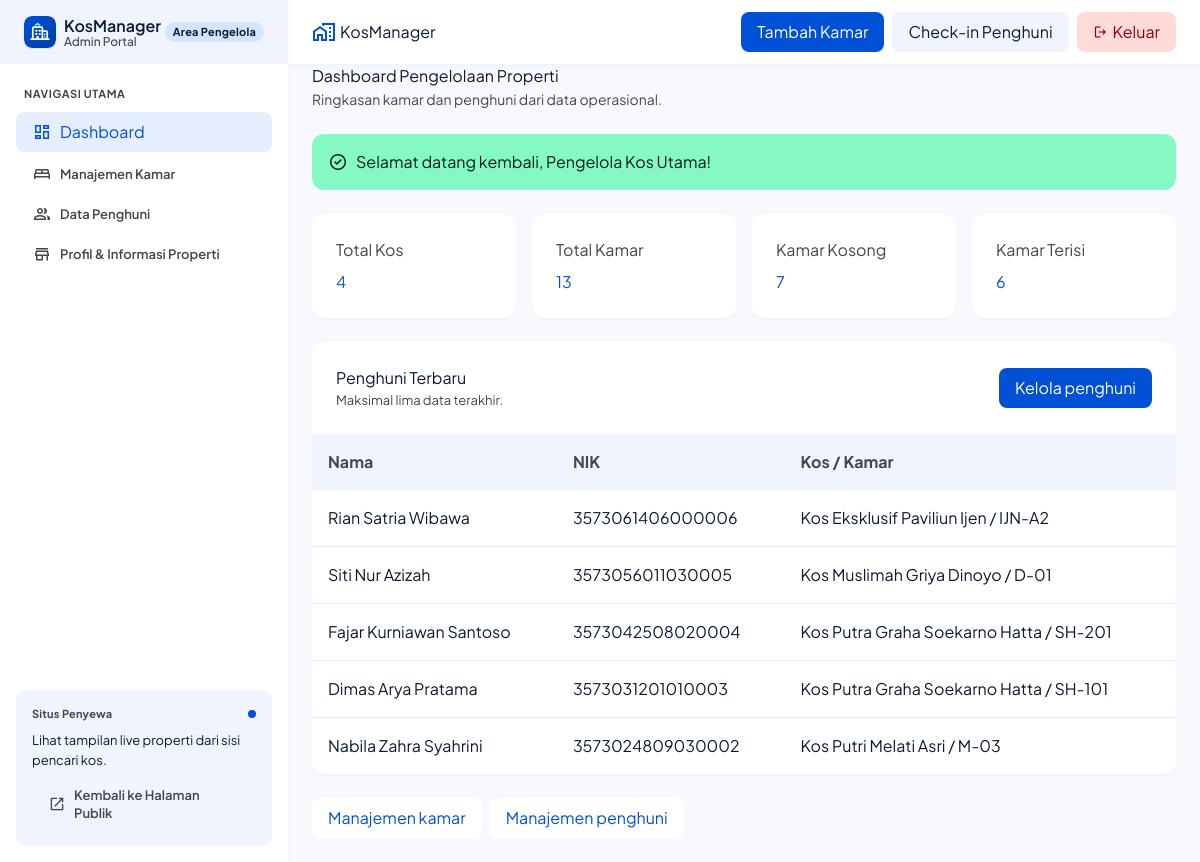
The page /admin/dashboard (signed in) on the database its author committed.
### tables this page shows
CREATE TABLE IF NOT EXISTS penghuni (
    id INT AUTO_INCREMENT PRIMARY KEY,
    nama VARCHAR(150) NOT NULL,
    no_hp VARCHAR(20) NOT NULL,
    nik CHAR(16) NOT NULL,
    kamar_id INT NULL,
    CONSTRAINT unique_penghuni_nik
        UNIQUE (nik),
    CONSTRAINT unique_penghuni_kamar
        UNIQUE (kamar_id),
    CONSTRAINT fk_penghuni_kamar
        FOREIGN KEY (kamar_id)
        REFERENCES kamar(id)
        ON DELETE RESTRICT
        ON UPDATE CASCADE
);

CREATE TABLE IF NOT EXISTS kos (
    id INT AUTO_INCREMENT PRIMARY KEY,
    nama_kos VARCHAR(150) NOT NULL,
    alamat TEXT NOT NULL,
    lokasi VARCHAR(150) NOT NULL,
    deskripsi TEXT NULL,
    fasilitas TEXT NULL,
    no_hp_pengelola VARCHAR(20) NULL,
    status_publikasi ENUM('draft', 'published') NOT NULL DEFAULT 'draft'
);

CREATE TABLE IF NOT EXISTS kamar (
    id INT AUTO_INCREMENT PRIMARY KEY,
    kos_id INT NOT NULL,
    nomor_kamar VARCHAR(50) NOT NULL,
    tipe VARCHAR(100) NOT NULL,
    harga_bulanan DECIMAL(12, 2) NOT NULL,
    status ENUM('kosong', 'terisi') NOT NULL DEFAULT 'kosong',
    CONSTRAINT fk_kamar_kos
        FOREIGN KEY (kos_id)
        REFERENCES kos(id)
        ON DELETE RESTRICT
        ON UPDATE CASCADE,
    CONSTRAINT unique_nomor_kamar
        UNIQUE (kos_id, nomor_kamar),
    CONSTRAINT chk_kamar_harga_positif
        CHECK (harga_bulanan > 0)
);

### src/Controllers/DashboardController.php (called while the page is built, shortened)
<?php
final class DashboardController
{
    public function index(): void
    {
        $stats = $this->kamarRepository->getDashboardStats();
        $recentResidents = array_slice($this->penghuniRepository->findAllWithDetails(10), 0, 5);
        $escape = PublicController::escape(...);
        require dirname(__DIR__, 2) . '/views/admin/dashboard/index.php';
    }
}

### public/index.php (called while the page is built, shortened)
<?php
require_once dirname(__DIR__) . '/src/Core/helpers.php';
try {
    $connection = \KosManager\Config\getConnection();
    $kosRepository = new KosRepository($connection);
    $kamarRepository = new KamarRepository($connection);
    $penghuniRepository = new PenghuniRepository($connection);
    $publicController = new PublicController($kosRepository);
    $kosController = new KosController($kosRepository);
    $adminKosController = new AdminKosController($kosRepository);
    $dashboardController = new DashboardController($kamarRepository, $penghuniRepository);
    $kamarController = new KamarController($kamarRepository, $kosRepository);
    $penghuniController = new PenghuniController($penghuniRepository, $kamarRepository);
    $authController = new AuthController($connection);
    $router = new Router();
    $router
        ->get('/', [$publicController, 'home'])
        ->get('/login', [$authController, 'showLogin'])
        ->post('/login', [$authController, 'login'])
        ->get('/logout', [$authController, 'logout'])
        ->get('/kos', [$kosController, 'index'])
        ->get('/kos/detail', [$kosController, 'detail'])
        ->get('/kamar/detail', [$kosController, 'roomDetail'])
        ->get('/admin/dashboard', [$dashboardController, 'index'])
        ->get('/admin/kos', [$adminKosController, 'index'])
        ->get('/admin/kos/tambah', [$adminKosController, 'create'])
        ->get('/admin/kos/ubah', [$adminKosController, 'edit'])
        ->post('/admin/kos', [$adminKosController, 'store'])
        ->post('/admin/kos/update', [$adminKosController, 'update'])
        ->post('/admin/kos/hapus', [$adminKosController, 'destroy'])
        ->post('/admin/kos/destroy', [$adminKosController, 'destroy'])
        ->get('/kamar', [$kamarController, 'index'])
        ->get('/kamar/tambah', [$kamarController, 'create'])
        ->get('/kamar/ubah', [$kamarController, 'edit'])
        ->post('/kamar', [$kamarController, 'store'])
        ->post('/kamar/update', [$kamarController, 'update'])
        ->post('/kamar/hapus', [$kamarController, 'delete'])
        ->get('/penghuni', [$penghuniController, 'index'])
        ->get('/penghuni/tambah', [$penghuniController, 'create'])
        ->get('/penghuni/ubah', [$penghuniController, 'edit'])
        ->post('/penghuni', [$penghuniController, 'store'])
        ->post('/penghuni/update', [$penghuniController, 'update'])
        ->post('/penghuni/hapus', [$penghuniController, 'delete']);
    $router->dispatch();
} catch (Throwable $exception) {
    error_log($exception->__toString());
    $isDbError = $exception instanceof PDOException;
    http_response_code($isDbError ? 503 : 500);
    header('Content-Type: text/html; charset=utf-8');
    ?>
<!DOCTYPE html>
<html lang="id">
<head>
    <meta charset="UTF-8">
    <meta name="viewport" content="width=device-width, initial-scale=1.0">
    <title><?= $isDbError ? '503 - Database Tidak Tersedia' : '500 - Kesalahan Sistem' ?> | KosManager</title>
    <style>
        body { font-family: -apple-system, BlinkMacSystemFont, "Segoe UI", Roboto, Helvetica, Arial, sans-serif; background-color: #f8fafc; color: #1e293b; display: flex; align-items: center; justify-content: center; min-height: 100vh; margin: 0; padding: 20px; }
        .card { background: #ffffff; border: 1px solid #e2e8f0; border-radius: 12px; padding: 32px; max-width: 520px; width: 100%; box-shadow: 0 4px 6px -1px rgba(0, 0, 0, 0.1); text-align: center; }
        .badge { display: inline-block; background-color: #fee2e2; color: #dc2626; font-size: 13px; font-weight: 600; padding: 4px 12px; border-radius: 9999px; margin-bottom: 16px; }
        h1 { font-size: 20px; margin-bottom: 12px; color: #0f172a; }
        p { font-size: 14px; color: #64748b; line-height: 1.6; margin-bottom: 20px; }
        .hint { background-color: #f1f5f9; border-radius: 8px; padding: 12px; font-size: 13px; color: #334155; text-align: left; }
    </style>
</head>
<body>
    <div class="card">
        <div class="badge">Error <?= $isDbError ? '503 (Database)' : '500 (Sistem)' ?></div>
        <h1><?= $isDbError ? 'Layanan Database Sedang Tidak Tersedia' : 'Terjadi Kendala Sistem' ?></h1>
        <p><?= htmlspecialchars($exception->getMessage(), ENT_QUOTES | ENT_SUBSTITUTE, 'UTF-8') ?></p>
        <div class="hint">
            <strong>Catatan:</strong><br>
            <?= $isDbError
                ? 'Pastikan MySQL aktif di XAMPP Control Panel dan database <code>kostmanager</code> sudah diisi tabel di phpMyAdmin.'
                : 'File: <code>' . htmlspecialchars(basename($exception->getFile()), ENT_QUOTES | ENT_SUBSTITUTE, 'UTF-8') . '</code> baris ' . $exception->getLine() ?>
        </div>
    </div>
</body>
</html>
    <?php
}

### src/Core/helpers.php (called while the page is built, shortened)
<?php
if (!function_exists('base_url')) {
    function base_url(string $path = ''): string
    {
        static $base = null;
        if ($base === null) {
            $scriptName = $_SERVER['SCRIPT_NAME'] ?? '';
            $dir = str_replace('\\', '/', dirname($scriptName));
            $base = ($dir === '/' || $dir === '.') ? '' : rtrim($dir, '/');
        }
        if ($path === '' || $path === '/') {
            return $base !== '' ? $base . '/' : '/';
        }
        return $base . '/' . ltrim($path, '/');
    }
}
if (!function_exists('get_flash')) {
    function get_flash(): ?array
    {
        $flash = $_SESSION['flash'];
        return [
            'type' => (string) ($flash['type'] ?? 'info'),
            'message' => (string) ($flash['message'] ?? ''),
        ];
    }
}

### src/Controllers/PublicController.php (called while the page is built, shortened)
<?php
final class PublicController
{
    public static function escape(mixed $value): string
    {
        return htmlspecialchars((string) ($value ?? ''), ENT_QUOTES | ENT_SUBSTITUTE, 'UTF-8');
    }
}

### src/Repositories/KamarRepository.php (called while the page is built, shortened)
<?php
final class KamarRepository
{
    public function getDashboardStats(): array
    {
        $statement = $this->connection->query(
            'SELECT (SELECT COUNT(*) FROM kos) AS kos,
                    COUNT(*) AS kamar,
                    COALESCE(SUM(kamar.status = \'kosong\'), 0) AS kosong,
                    COALESCE(SUM(kamar.status = \'terisi\'), 0) AS terisi
             FROM kamar'
        );
        $stats = $statement->fetch();
        return [
            'kos' => (int) $stats['kos'],
            'kamar' => (int) $stats['kamar'],
            'kosong' => (int) $stats['kosong'],
            'terisi' => (int) $stats['terisi'],
        ];
    }
}

### src/Repositories/PenghuniRepository.php (called while the page is built, shortened)
<?php
final class PenghuniRepository
{
    public function findAllWithDetails(int $limit = 100): array
    {
        $statement = $this->connection->prepare(
            'SELECT penghuni.id,
                    penghuni.nama,
                    penghuni.no_hp,
                    penghuni.nik,
                    penghuni.kamar_id,
                    kamar.nomor_kamar,
                    kamar.kos_id,
                    kos.nama_kos
             FROM penghuni
             LEFT JOIN kamar ON kamar.id = penghuni.kamar_id
             LEFT JOIN kos ON kos.id = kamar.kos_id
             ORDER BY penghuni.id DESC
             LIMIT :limit'
        );
        $statement->bindValue('limit', $limit, PDO::PARAM_INT);
        $statement->execute();
        return $statement->fetchAll();
    }
}

### views/admin/dashboard/index.php (the view, shortened to what this page needs)
<!DOCTYPE html>
<html lang="id">
<head>
<script src="https://cdn.tailwindcss.com"></script>
<link rel="stylesheet" href="<?= base_url('/public/assets/css/style.css') ?>">
<link rel="stylesheet" href="<?= base_url('/public/assets/css/admin.css') ?>">
</head>
<body class="bg-background font-body-md text-on-surface antialiased">
<?php $activeAdminPage = 'dashboard'; include __DIR__ . '/../layout/sidebar.php'; ?>
<div class="pl-72">
<?php include __DIR__ . '/../layout/admin-header.php'; ?>
<main class="relative pt-16 bg-background w-full px-gutter-md py-gutter-md">
<div class="max-w-7xl mx-auto space-y-space-lg">
<header>
<h1 class="font-headline-lg text-on-surface">Dashboard Pengelolaan Properti</h1>
<p class="text-body-md text-on-surface-variant">Ringkasan kamar dan penghuni dari data operasional.</p>
</header>
<?php $flash = get_flash(); if ($flash !== null): ?>
<div class="p-space-md rounded-xl flex items-center gap-space-sm <?= $flash['type'] === 'error' ? 'bg-error-container text-on-error-container' : 'bg-tertiary-fixed text-on-tertiary-fixed' ?>" role="alert">
    <span class="material-symbols-outlined text-[20px]"><?= $flash['type'] === 'error' ? 'error' : 'check_circle' ?></span>
    <span class="font-label-md"><?= $escape($flash['message']) ?></span>
</div>
<?php endif; ?>
<section class="grid grid-cols-1 sm:grid-cols-2 lg:grid-cols-4 gap-space-md" aria-label="Ringkasan">
<?php foreach ([
    'Total Kos' => $stats['kos'],
    'Total Kamar' => $stats['kamar'],
    'Kamar Kosong' => $stats['kosong'],
    'Kamar Terisi' => $stats['terisi'],
] as $label => $value): ?>
<article class="bg-surface-container-lowest p-space-lg rounded-xl shadow-sm">
<h2 class="font-label-md text-on-surface-variant"><?= $escape($label) ?></h2>
<p class="mt-space-sm font-display-hero text-secondary"><?= (int) $value ?></p>
</article>
<?php endforeach; ?>
</section>
<section class="bg-surface-container-lowest rounded-xl shadow-sm overflow-hidden">
<div class="p-space-lg flex items-center justify-between gap-space-sm">
<div><h2 class="font-headline-md text-on-surface">Penghuni Terbaru</h2><p class="text-body-sm text-on-surface-variant">Maksimal lima data terakhir.</p></div>
<a class="px-space-md py-2 rounded-lg bg-secondary text-on-secondary font-label-md" href="<?= base_url('/penghuni') ?>">Kelola penghuni</a>
</div>
<div class="overflow-x-auto">
<table class="w-full text-left">
<thead class="bg-surface-container-low text-on-surface-variant"><tr>
<th class="p-space-md font-label-sm">Nama</th><th class="p-space-md font-label-sm">NIK</th><th class="p-space-md font-label-sm">Kos / Kamar</th>
</tr></thead>
<tbody class="divide-y divide-surface-container">
<?php foreach ($recentResidents as $resident): ?>
<tr><td class="p-space-md"><?= $escape($resident['nama']) ?></td><td class="p-space-md"><?= $escape($resident['nik']) ?></td>
<td class="p-space-md"><?= $escape($resident['nama_kos'] ?? '-') ?> / <?= $escape($resident['nomor_kamar'] ?? '-') ?></td></tr>
<?php endforeach; ?>
</tbody>
</table>
</div>
</section>
<nav class="flex flex-wrap gap-space-sm">
<a class="px-space-md py-space-sm rounded-lg bg-surface-container-lowest text-secondary" href="<?= base_url('/kamar') ?>">Manajemen kamar</a>
<a class="px-space-md py-space-sm rounded-lg bg-surface-container-lowest text-secondary" href="<?= base_url('/penghuni') ?>">Manajemen penghuni</a>
</nav>
</div>
</main>
</div>
</body>
</html>

### rows shown on the page
penghuni: nama "Rian Satria Wibawa", nik "3573061406000006", kos.nama_kos "Kos Eksklusif Paviliun Ijen", kamar.nomor_kamar "IJN-A2"
penghuni: nama "Siti Nur Azizah", nik "3573056011030005", kos.nama_kos "Kos Muslimah Griya Dinoyo", kamar.nomor_kamar "D-01"
penghuni: nama "Fajar Kurniawan Santoso", nik "3573042508020004", kos.nama_kos "Kos Putra Graha Soekarno Hatta", kamar.nomor_kamar "SH-201"
penghuni: nama "Dimas Arya Pratama", nik "3573031201010003", kos.nama_kos "Kos Putra Graha Soekarno Hatta", kamar.nomor_kamar "SH-101"
penghuni: nama "Nabila Zahra Syahrini", nik "3573024809030002", kos.nama_kos "Kos Putri Melati Asri", kamar.nomor_kamar "M-03"

### other values the page prints
$escape($flash['message']) "Selamat datang kembali, Pengelola Kos Utama!"
$escape($label) "Total Kos"
$value "4"
$escape($label) "Total Kamar"
$value "13"
$escape($label) "Kamar Kosong"
$value "7"
$escape($label) "Kamar Terisi"
$value "6"
